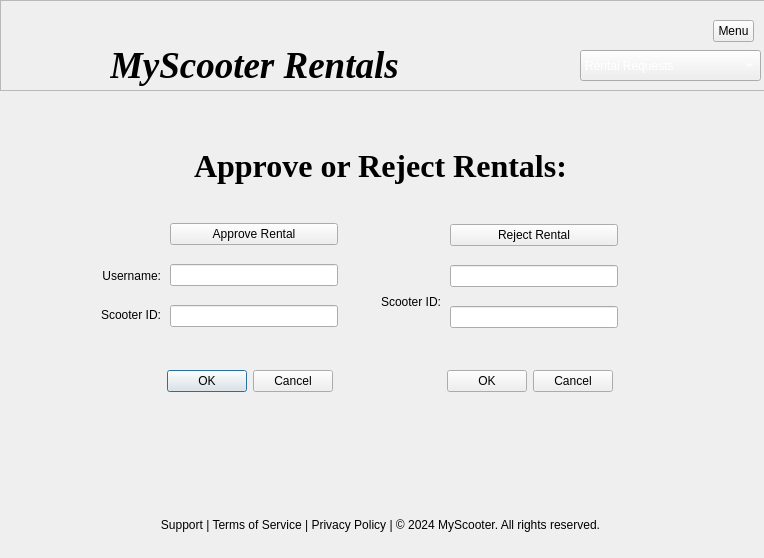
<?xml version="1.0" encoding="UTF-8"?>
<ui version="4.0">
 <class>scooterRequests</class>
 <widget class="QDialog" name="scooterRequests">
  <property name="geometry">
   <rect>
    <x>0</x>
    <y>0</y>
    <width>764</width>
    <height>558</height>
   </rect>
  </property>
  <property name="windowTitle">
   <string>Dialog</string>
  </property>
  <widget class="QFrame" name="frame">
   <property name="geometry">
    <rect>
     <x>0</x>
     <y>0</y>
     <width>771</width>
     <height>91</height>
    </rect>
   </property>
   <property name="frameShape">
    <enum>QFrame::StyledPanel</enum>
   </property>
   <property name="frameShadow">
    <enum>QFrame::Raised</enum>
   </property>
   <widget class="QLabel" name="label_2">
    <property name="geometry">
     <rect>
      <x>110</x>
      <y>40</y>
      <width>421</width>
      <height>50</height>
     </rect>
    </property>
    <property name="font">
     <font>
      <family>Times New Roman</family>
      <pointsize>28</pointsize>
      <italic>true</italic>
      <bold>true</bold>
     </font>
    </property>
    <property name="text">
     <string>MyScooter Rentals</string>
    </property>
   </widget>
   <widget class="QLabel" name="label">
    <property name="geometry">
     <rect>
      <x>10</x>
      <y>0</y>
      <width>81</width>
      <height>81</height>
     </rect>
    </property>
    <property name="text">
     <string/>
    </property>
    <property name="pixmap">
     <pixmap>../scooter.png</pixmap>
    </property>
    <property name="scaledContents">
     <bool>true</bool>
    </property>
    <property name="wordWrap">
     <bool>false</bool>
    </property>
   </widget>
   <widget class="QToolButton" name="toolButton">
    <property name="geometry">
     <rect>
      <x>713</x>
      <y>20</y>
      <width>41</width>
      <height>22</height>
     </rect>
    </property>
    <property name="text">
     <string>Menu</string>
    </property>
   </widget>
   <widget class="QComboBox" name="comboBox_13">
    <property name="geometry">
     <rect>
      <x>580</x>
      <y>50</y>
      <width>181</width>
      <height>31</height>
     </rect>
    </property>
    <property name="palette">
     <palette>
      <active>
       <colorrole role="WindowText">
        <brush brushstyle="SolidPattern">
         <color alpha="255">
          <red>255</red>
          <green>255</green>
          <blue>255</blue>
         </color>
        </brush>
       </colorrole>
       <colorrole role="Text">
        <brush brushstyle="SolidPattern">
         <color alpha="255">
          <red>255</red>
          <green>255</green>
          <blue>255</blue>
         </color>
        </brush>
       </colorrole>
       <colorrole role="ButtonText">
        <brush brushstyle="SolidPattern">
         <color alpha="255">
          <red>255</red>
          <green>255</green>
          <blue>255</blue>
         </color>
        </brush>
       </colorrole>
      </active>
      <inactive>
       <colorrole role="WindowText">
        <brush brushstyle="SolidPattern">
         <color alpha="255">
          <red>255</red>
          <green>255</green>
          <blue>255</blue>
         </color>
        </brush>
       </colorrole>
       <colorrole role="Text">
        <brush brushstyle="SolidPattern">
         <color alpha="255">
          <red>255</red>
          <green>255</green>
          <blue>255</blue>
         </color>
        </brush>
       </colorrole>
       <colorrole role="ButtonText">
        <brush brushstyle="SolidPattern">
         <color alpha="255">
          <red>255</red>
          <green>255</green>
          <blue>255</blue>
         </color>
        </brush>
       </colorrole>
      </inactive>
      <disabled/>
     </palette>
    </property>
    <item>
     <property name="text">
      <string>Rental Requests</string>
     </property>
    </item>
    <item>
     <property name="text">
      <string>Home</string>
     </property>
    </item>
    <item>
     <property name="text">
      <string>Account Management</string>
     </property>
    </item>
    <item>
     <property name="text">
      <string>Add/Delete/Update a Scooter</string>
     </property>
    </item>
    <item>
     <property name="text">
      <string>Log Out</string>
     </property>
    </item>
   </widget>
  </widget>
  <widget class="QWidget" name="verticalLayoutWidget">
   <property name="geometry">
    <rect>
     <x>170</x>
     <y>210</y>
     <width>168</width>
     <height>130</height>
    </rect>
   </property>
   <layout class="QVBoxLayout" name="verticalLayout">
    <item>
     <widget class="QPushButton" name="pushButton">
      <property name="text">
       <string>Approve Rental</string>
      </property>
     </widget>
    </item>
    <item>
     <widget class="QLineEdit" name="lineEdit">
      <property name="palette">
       <palette>
        <active>
         <colorrole role="Text">
          <brush brushstyle="SolidPattern">
           <color alpha="255">
            <red>255</red>
            <green>255</green>
            <blue>255</blue>
           </color>
          </brush>
         </colorrole>
        </active>
        <inactive>
         <colorrole role="Text">
          <brush brushstyle="SolidPattern">
           <color alpha="255">
            <red>255</red>
            <green>255</green>
            <blue>255</blue>
           </color>
          </brush>
         </colorrole>
        </inactive>
        <disabled/>
       </palette>
      </property>
     </widget>
    </item>
    <item>
     <widget class="QLineEdit" name="lineEdit_2">
      <property name="palette">
       <palette>
        <active>
         <colorrole role="Text">
          <brush brushstyle="SolidPattern">
           <color alpha="255">
            <red>255</red>
            <green>255</green>
            <blue>255</blue>
           </color>
          </brush>
         </colorrole>
        </active>
        <inactive>
         <colorrole role="Text">
          <brush brushstyle="SolidPattern">
           <color alpha="255">
            <red>255</red>
            <green>255</green>
            <blue>255</blue>
           </color>
          </brush>
         </colorrole>
        </inactive>
        <disabled/>
       </palette>
      </property>
     </widget>
    </item>
   </layout>
  </widget>
  <widget class="QLabel" name="label_5">
   <property name="geometry">
    <rect>
     <x>0</x>
     <y>140</y>
     <width>761</width>
     <height>51</height>
    </rect>
   </property>
   <property name="font">
    <font>
     <family>Times New Roman</family>
     <pointsize>24</pointsize>
     <italic>false</italic>
     <bold>true</bold>
    </font>
   </property>
   <property name="text">
    <string>Approve or Reject Rentals:</string>
   </property>
   <property name="alignment">
    <set>Qt::AlignCenter</set>
   </property>
  </widget>
  <widget class="QLabel" name="label_3">
   <property name="geometry">
    <rect>
     <x>0</x>
     <y>400</y>
     <width>761</width>
     <height>20</height>
    </rect>
   </property>
   <property name="text">
    <string/>
   </property>
   <property name="alignment">
    <set>Qt::AlignCenter</set>
   </property>
  </widget>
  <widget class="QWidget" name="verticalLayoutWidget_2">
   <property name="geometry">
    <rect>
     <x>450</x>
     <y>211</y>
     <width>168</width>
     <height>130</height>
    </rect>
   </property>
   <layout class="QVBoxLayout" name="verticalLayout_2">
    <item>
     <widget class="QPushButton" name="pushButton_2">
      <property name="text">
       <string>Reject Rental</string>
      </property>
     </widget>
    </item>
    <item>
     <widget class="QLineEdit" name="lineEdit_3">
      <property name="palette">
       <palette>
        <active>
         <colorrole role="Text">
          <brush brushstyle="SolidPattern">
           <color alpha="255">
            <red>255</red>
            <green>255</green>
            <blue>255</blue>
           </color>
          </brush>
         </colorrole>
        </active>
        <inactive>
         <colorrole role="Text">
          <brush brushstyle="SolidPattern">
           <color alpha="255">
            <red>255</red>
            <green>255</green>
            <blue>255</blue>
           </color>
          </brush>
         </colorrole>
        </inactive>
        <disabled/>
       </palette>
      </property>
     </widget>
    </item>
    <item>
     <widget class="QLineEdit" name="lineEdit_4">
      <property name="palette">
       <palette>
        <active>
         <colorrole role="Text">
          <brush brushstyle="SolidPattern">
           <color alpha="255">
            <red>255</red>
            <green>255</green>
            <blue>255</blue>
           </color>
          </brush>
         </colorrole>
        </active>
        <inactive>
         <colorrole role="Text">
          <brush brushstyle="SolidPattern">
           <color alpha="255">
            <red>255</red>
            <green>255</green>
            <blue>255</blue>
           </color>
          </brush>
         </colorrole>
        </inactive>
        <disabled/>
       </palette>
      </property>
     </widget>
    </item>
   </layout>
  </widget>
  <widget class="QLabel" name="label_4">
   <property name="geometry">
    <rect>
     <x>0</x>
     <y>509</y>
     <width>761</width>
     <height>31</height>
    </rect>
   </property>
   <property name="text">
    <string>Support | Terms of Service | Privacy Policy | © 2024 MyScooter. All rights reserved.</string>
   </property>
   <property name="alignment">
    <set>Qt::AlignCenter</set>
   </property>
  </widget>
  <widget class="QLabel" name="label_6">
   <property name="geometry">
    <rect>
     <x>90</x>
     <y>265</y>
     <width>71</width>
     <height>21</height>
    </rect>
   </property>
   <property name="text">
    <string>Username:</string>
   </property>
   <property name="alignment">
    <set>Qt::AlignRight|Qt::AlignTrailing|Qt::AlignVCenter</set>
   </property>
  </widget>
  <widget class="QLabel" name="label_7">
   <property name="geometry">
    <rect>
     <x>90</x>
     <y>305</y>
     <width>71</width>
     <height>20</height>
    </rect>
   </property>
   <property name="text">
    <string>Scooter ID:</string>
   </property>
   <property name="alignment">
    <set>Qt::AlignRight|Qt::AlignTrailing|Qt::AlignVCenter</set>
   </property>
  </widget>
  <widget class="QLabel" name="label_8">
   <property name="geometry">
    <rect>
     <x>370</x>
     <y>292</y>
     <width>71</width>
     <height>20</height>
    </rect>
   </property>
   <property name="text">
    <string>Scooter ID:</string>
   </property>
   <property name="alignment">
    <set>Qt::AlignRight|Qt::AlignTrailing|Qt::AlignVCenter</set>
   </property>
  </widget>
  <widget class="QDialogButtonBox" name="buttonBox">
   <property name="geometry">
    <rect>
     <x>167</x>
     <y>369</y>
     <width>166</width>
     <height>24</height>
    </rect>
   </property>
   <property name="standardButtons">
    <set>QDialogButtonBox::Cancel|QDialogButtonBox::Ok</set>
   </property>
  </widget>
  <widget class="QDialogButtonBox" name="buttonBox_2">
   <property name="geometry">
    <rect>
     <x>447</x>
     <y>369</y>
     <width>166</width>
     <height>24</height>
    </rect>
   </property>
   <property name="standardButtons">
    <set>QDialogButtonBox::Cancel|QDialogButtonBox::Ok</set>
   </property>
  </widget>
 </widget>
 <resources/>
 <connections/>
</ui>
